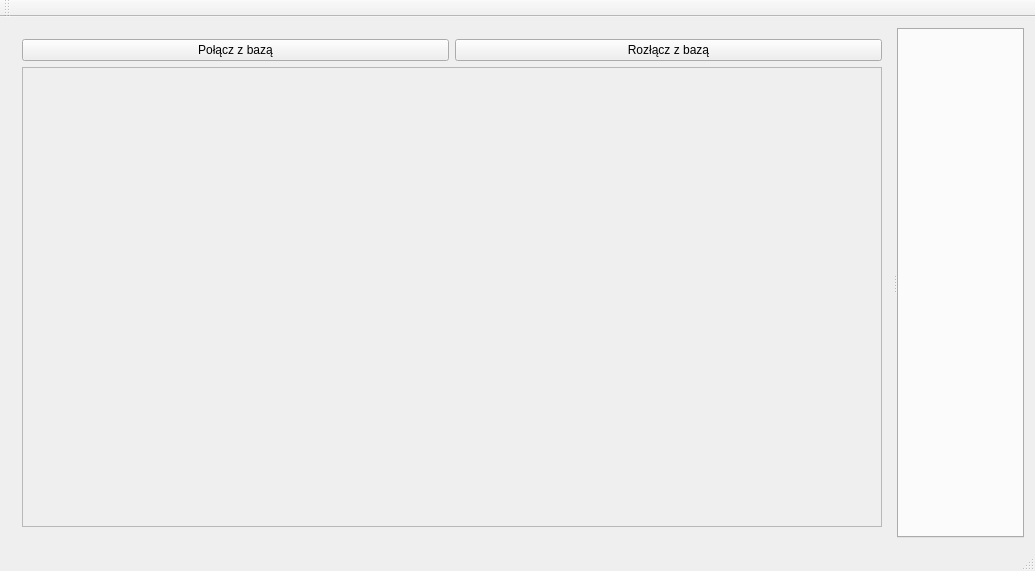
<?xml version="1.0" encoding="UTF-8"?>
<ui version="4.0">
 <class>MainWindow</class>
 <widget class="QMainWindow" name="MainWindow">
  <property name="geometry">
   <rect>
    <x>0</x>
    <y>0</y>
    <width>1035</width>
    <height>571</height>
   </rect>
  </property>
  <property name="windowTitle">
   <string>MainWindow</string>
  </property>
  <widget class="QWidget" name="centralWidget">
   <layout class="QHBoxLayout" name="horizontalLayout_2">
    <item>
     <widget class="QSplitter" name="splitter">
      <property name="orientation">
       <enum>Qt::Horizontal</enum>
      </property>
      <widget class="QWidget" name="layoutWidget">
       <layout class="QVBoxLayout" name="verticalLayout">
        <item>
         <layout class="QHBoxLayout" name="horizontalLayout">
          <item>
           <widget class="QPushButton" name="pushButton_3">
            <property name="text">
             <string>Połącz z bazą</string>
            </property>
           </widget>
          </item>
          <item>
           <widget class="QPushButton" name="pushButton_2">
            <property name="text">
             <string>Rozłącz z bazą</string>
            </property>
           </widget>
          </item>
         </layout>
        </item>
        <item>
         <widget class="QScrollArea" name="scrollArea">
          <property name="sizePolicy">
           <sizepolicy hsizetype="Expanding" vsizetype="Expanding">
            <horstretch>0</horstretch>
            <verstretch>0</verstretch>
           </sizepolicy>
          </property>
          <property name="minimumSize">
           <size>
            <width>0</width>
            <height>0</height>
           </size>
          </property>
          <property name="sizeAdjustPolicy">
           <enum>QAbstractScrollArea::AdjustToContents</enum>
          </property>
          <property name="widgetResizable">
           <bool>true</bool>
          </property>
          <widget class="QWidget" name="scrollAreaWidgetContents">
           <property name="geometry">
            <rect>
             <x>0</x>
             <y>0</y>
             <width>380</width>
             <height>461</height>
            </rect>
           </property>
          </widget>
         </widget>
        </item>
       </layout>
      </widget>
      <widget class="QTabWidget" name="tabWidget">
       <property name="sizePolicy">
        <sizepolicy hsizetype="Expanding" vsizetype="Expanding">
         <horstretch>0</horstretch>
         <verstretch>0</verstretch>
        </sizepolicy>
       </property>
       <property name="minimumSize">
        <size>
         <width>0</width>
         <height>0</height>
        </size>
       </property>
       <property name="baseSize">
        <size>
         <width>0</width>
         <height>0</height>
        </size>
       </property>
       <property name="currentIndex">
        <number>-1</number>
       </property>
      </widget>
     </widget>
    </item>
   </layout>
  </widget>
  <widget class="QMenuBar" name="menuBar">
   <property name="geometry">
    <rect>
     <x>0</x>
     <y>0</y>
     <width>1035</width>
     <height>20</height>
    </rect>
   </property>
  </widget>
  <widget class="QToolBar" name="mainToolBar">
   <attribute name="toolBarArea">
    <enum>TopToolBarArea</enum>
   </attribute>
   <attribute name="toolBarBreak">
    <bool>false</bool>
   </attribute>
  </widget>
  <widget class="QStatusBar" name="statusBar"/>
 </widget>
 <layoutdefault spacing="6" margin="11"/>
 <resources/>
 <connections/>
</ui>
